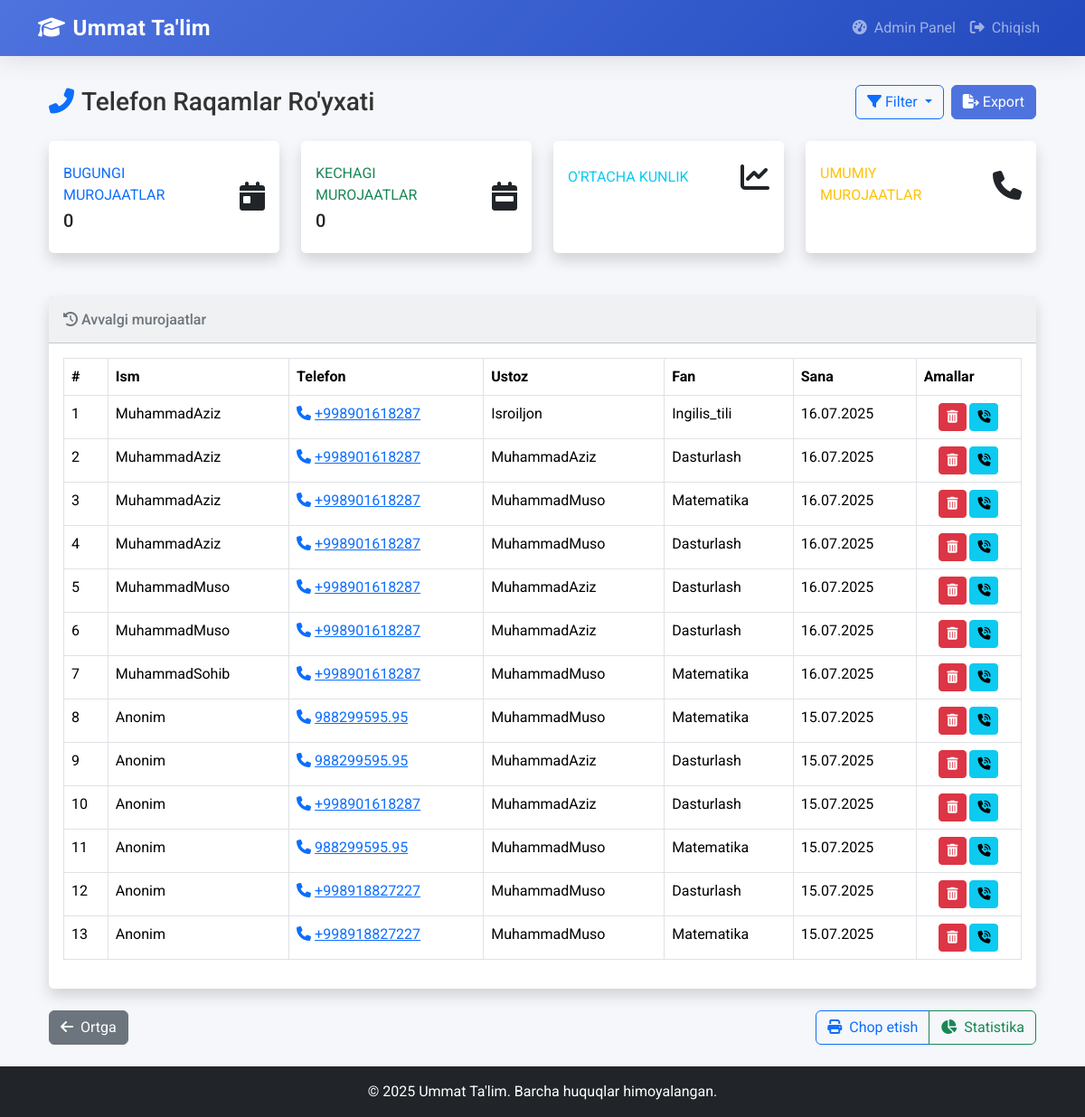
Page /aloqalar/ (signed in) on the earlier database version.
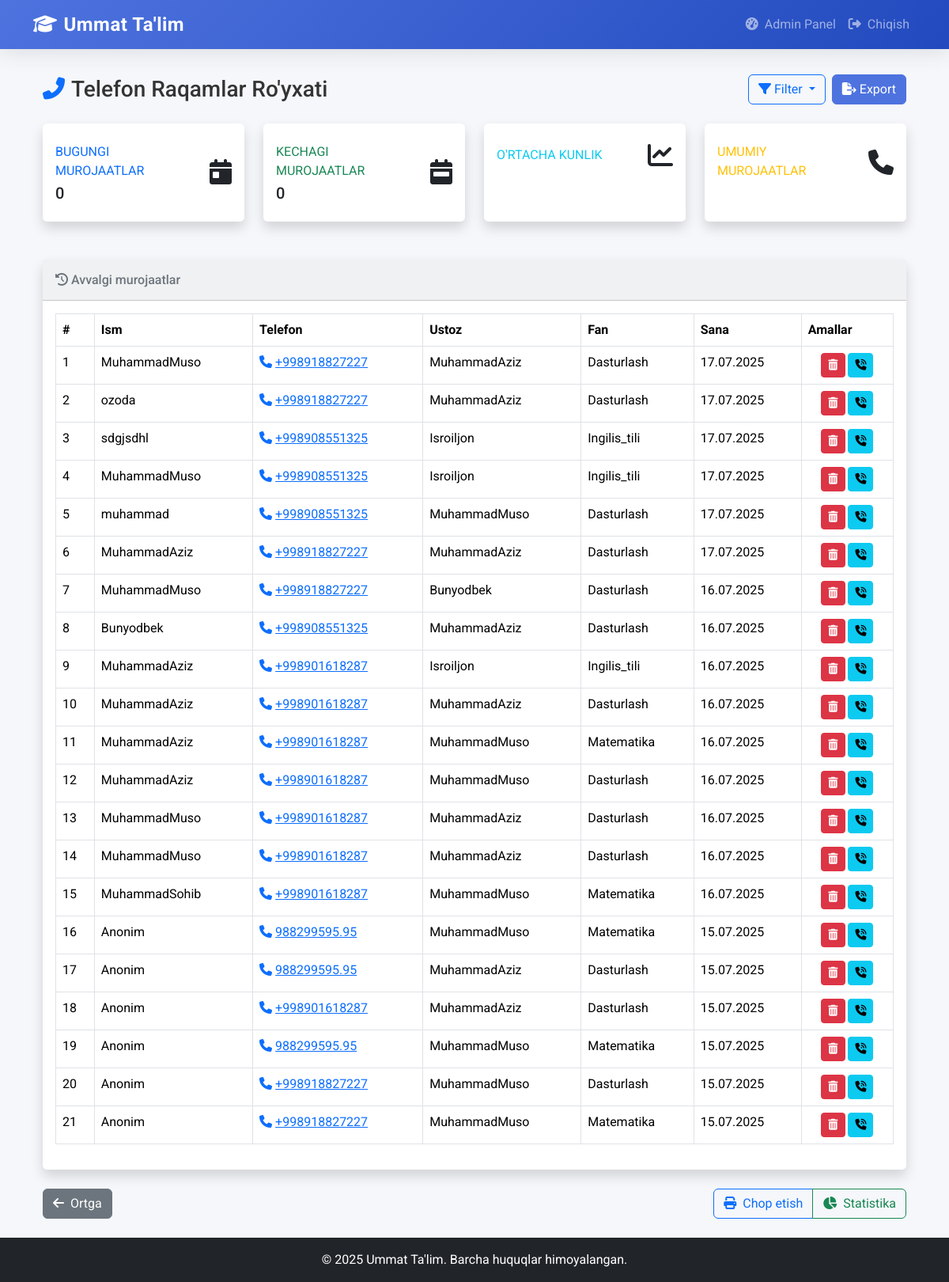
Same page on the later database version.
### core/models.py (models this page shows, shortened)
class Aloqa(models.Model):
    ism = models.CharField(max_length=100)
    telefon = models.CharField(max_length=20)
    ustoz = models.ForeignKey(Ustoz, on_delete=models.CASCADE)
    sana = models.DateTimeField(auto_now_add=True)
    aloqaga_chiqildi = models.BooleanField(default=False)  # YANGI MAYDON

class Ustoz(models.Model):
    ism = models.CharField(max_length=100)
    tajriba_yil = models.IntegerField()
    daraja = models.IntegerField(help_text="Daraja qancha yuqori bo`lsa, shuncha yuqoriga chiqadi: ")
    tavsif = models.TextField()
    fan = models.ForeignKey(Fan, on_delete=models.CASCADE)
    rasm = models.ImageField(upload_to='ustoz_rasmlar/', blank=True, null=True)  # ⬅️ BU QO‘SHILADI

class Fan(models.Model):
    nomi = models.CharField(max_length=100)

### core/views.py (the view)
# urls.py: path('aloqalar/', aloqalar, name='aloqalar'),
@login_required
def aloqalar(request):
    today = date.today()
    yesterday = today - timedelta(days=1)
    aloqalar = Aloqa.objects.select_related('ustoz__fan').order_by('-sana')
    bugun, kecha, qolgan = [], [], []
    for aloqa in aloqalar:
        aloqa_sana = aloqa.sana.date()
        if aloqa_sana == today:
            bugun.append(aloqa)
        elif aloqa_sana == yesterday:
            kecha.append(aloqa)
        else:
            qolgan.append(aloqa)
    return render(request, 'core/aloqalar.html', {
        'bugun': bugun,
        'kecha': kecha,
        'qolgan': qolgan
    })

### core/templates/core/aloqalar.html (shortened to what the changed rows need)
{% extends 'core/base.html' %}
{% block content %}
<div class="container-fluid">
    <div class="d-sm-flex align-items-center justify-content-between mb-4">
        <h1 class="h3 mb-0 text-gray-800">
            <i class="fas fa-phone-alt text-primary me-2"></i>Telefon Raqamlar Ro'yxati
        </h1>
    </div>
    <div class="card shadow mb-4">
        {% if qolgan|length > 0 %}
        <div class="card-body">
            <div class="table-responsive">
                <table class="table table-bordered table-hover" width="100%">
                    <thead class="bg-secondary text-white">
                        <tr>
                            <th>#</th>
                            <th>Ism</th>
                            <th>Telefon</th>
                            <th>Ustoz</th>
                            <th>Fan</th>
                            <th>Sana</th>
                            <th>Amallar</th>
                        </tr>
                    </thead>
                    <tbody>
                        {% for aloqa in qolgan %}
                        <tr>
                            <td>{{ forloop.counter }}</td>
                            <td>{{ aloqa.ism }}</td>
                            <td>
                                <a href="tel:{{ aloqa.telefon }}" class="text-primary">
                                    <i class="fas fa-phone me-1"></i>{{ aloqa.telefon }}
                                </a>
                            </td>
                            <td>{{ aloqa.ustoz.ism }}</td>
                            <td>{{ aloqa.ustoz.fan.nomi }}</td>
                            <td>{{ aloqa.sana|date:"d.m.Y" }}</td>
                            <td class="text-center">
                                <form method="POST" action="{% url 'aloqa_ochirish' aloqa.id %}" class="d-inline">
                                    <button type="submit" class="btn btn-sm btn-danger confirm-delete"
                                            data-bs-toggle="tooltip" title="O'chirish">
                                        <i class="fas fa-trash-alt"></i>
                                    </button>
                                </form>
                                <a href="tel:{{ aloqa.telefon }}" class="btn btn-sm btn-info">
                                    <i class="fas fa-phone-volume"></i>
                                </a>
                            </td>
                        </tr>
                        {% endfor %}
                    </tbody>
                </table>
            </div>
        </div>
        {% endif %}
    </div>
</div>
{% endblock %}

Differences in the rows shown:
added Aloqa: ism "MuhammadMuso", telefon "+998918827227", ustoz.ism "MuhammadAziz", ustoz.fan.nomi "Dasturlash", sana "17.07.2025"
added Aloqa: ism "ozoda", telefon "+998918827227", ustoz.ism "MuhammadAziz", ustoz.fan.nomi "Dasturlash", sana "17.07.2025"
added Aloqa: ism "sdgjsdhl", telefon "+998908551325", ustoz.ism "Isroiljon", ustoz.fan.nomi "Ingilis_tili", sana "17.07.2025"
added Aloqa: ism "MuhammadMuso", telefon "+998908551325", ustoz.ism "Isroiljon", ustoz.fan.nomi "Ingilis_tili", sana "17.07.2025"
added Aloqa: ism "muhammad", telefon "+998908551325", ustoz.ism "MuhammadMuso", ustoz.fan.nomi "Dasturlash", sana "17.07.2025"
added Aloqa: ism "MuhammadAziz", telefon "+998918827227", ustoz.ism "MuhammadAziz", ustoz.fan.nomi "Dasturlash", sana "17.07.2025"
added Aloqa: ism "MuhammadMuso", telefon "+998918827227", ustoz.ism "Bunyodbek", ustoz.fan.nomi "Dasturlash", sana "16.07.2025"
added Aloqa: ism "Bunyodbek", telefon "+998908551325", ustoz.ism "MuhammadAziz", ustoz.fan.nomi "Dasturlash", sana "16.07.2025"
